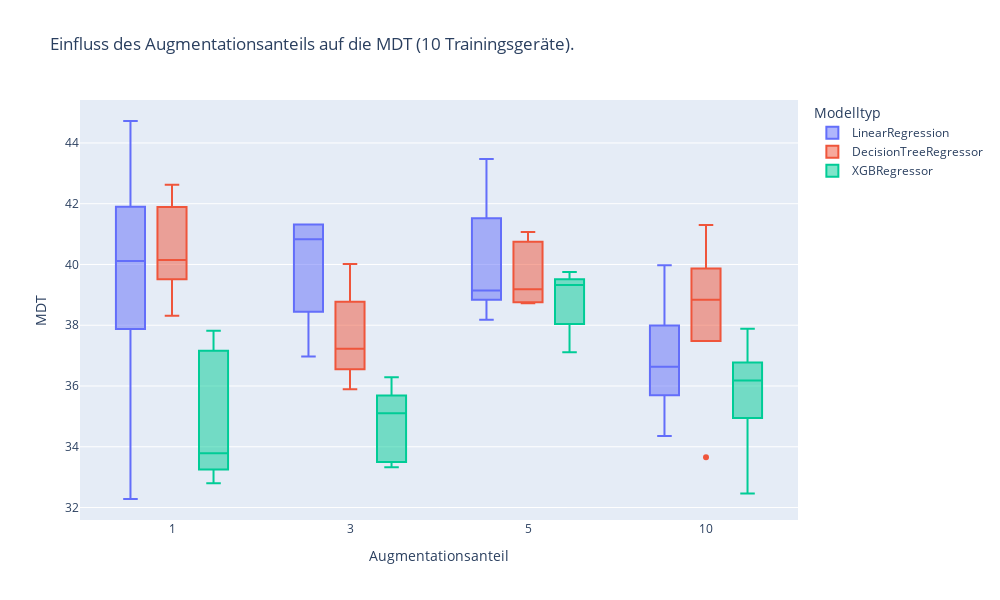
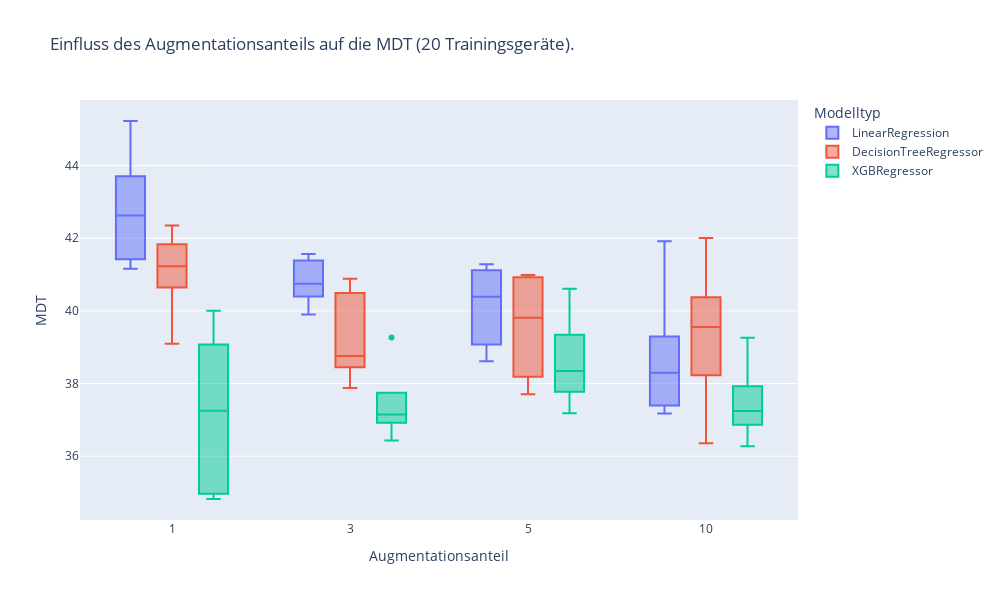
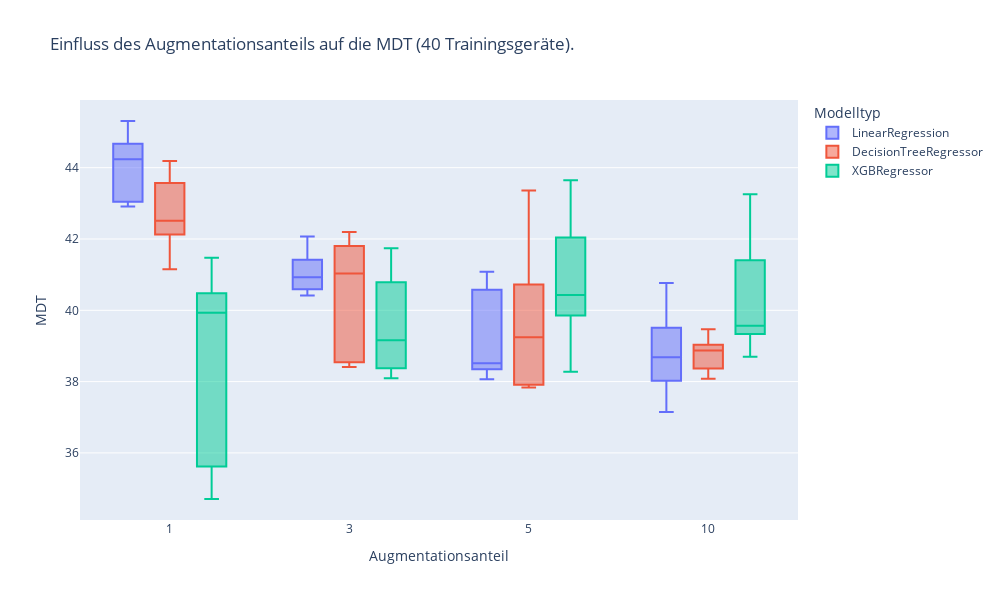
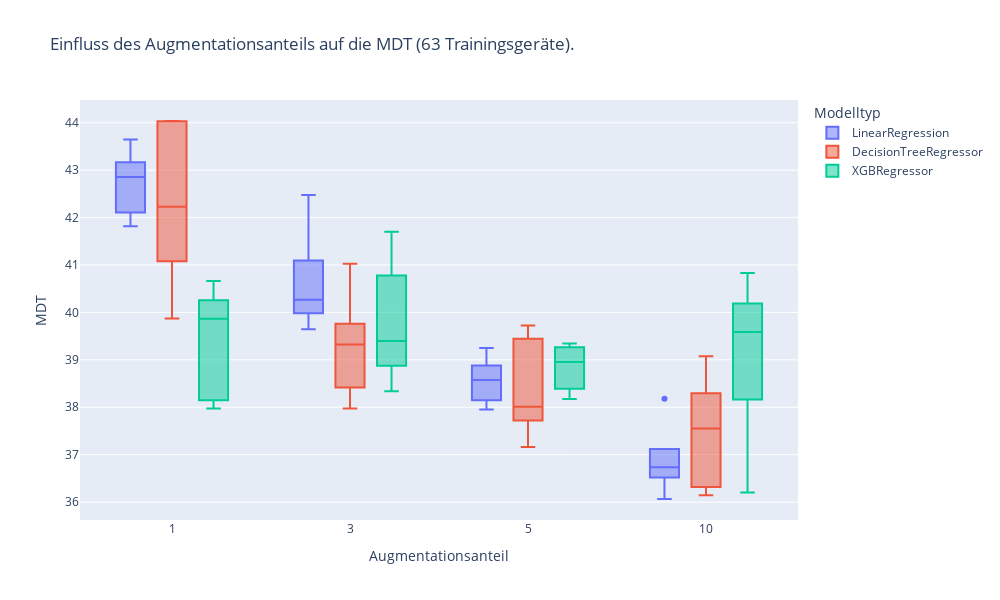

Notebook code for these charts, in order:
### Code cell
EXP_NAME = "reg_best_n_aug"
reg_exp_results = load_exp_results(EXP_NAME)
if reg_exp_results is not None:
    try:
        for n_dev, n_dev_group in reg_exp_results.groupby(by="params.n_dev"):
            n_dev_group["Augmentationsanteil"] = n_dev_group["params.n_aug"].astype(str)
            n_dev_group.sort_values(by="params.n_aug", inplace=True)
            print(n_dev)
            fig = px.box(
                n_dev_group,
                x="Augmentationsanteil",
                y="metrics.mdt",
                color="params.model_class",
                title=f"Einfluss des Augmentationsanteils auf die MDT ({n_dev} Trainingsgeräte).",
                width=1000,
                height=600,
            )
            fig.update_yaxes(title="MDT")
            fig.update_layout(legend_title="Modelltyp")
            fig.show()

            medians = {}
            for model_class, model_group in n_dev_group.groupby(
                by="params.model_class"
            ):
                medians[model_class] = {}
                for param_value, param_group in model_group.groupby(by=f"params.n_aug"):
                    medians[model_class][param_value] = param_group[
                        "metrics.mdt"
                    ].median()
            print(medians)
            medians_df = pd.DataFrame(medians).T
            pd.options.display.float_format = "{:.1f}".format
            print(medians_df)

    except ValueError:
        print(f"{EXP_NAME} does not seem to be finished.")
        raise

### Figure 1 — Plotly figure (JSON) as saved in the notebook; plotly's stock layout.template omitted (floating-point values rounded to 4 significant figures)
{"data": [{"alignmentgroup": "True", "hovertemplate": "params.model_class=LinearRegression<br>Augmentationsanteil=%{x}<br>metrics.mdt=%{y}<extra></extra>", "legendgroup": "LinearRegression", "marker": {"color": "#636efa"}, "name": "LinearRegression", "notched": false, "offsetgroup": "LinearRegression", "orientation": "v", "showlegend": true, "type": "box", "x": ["1", "1", "1", "1", "1", "3", "3", "3", "3", "3", "5", "5", "5", "5", "5", "10", "10", "10", "10", "10"], "x0": " ", "xaxis": "x", "y": [40.11, 40.96, 39.74, 32.28, 44.72, 41.31, 36.97, 38.94, 40.83, 41.31, 39.14, 43.47, 38.18, 39.06, 40.87, 36.15, 36.63, 37.33, 34.35, 39.97], "y0": " ", "yaxis": "y"}, {"alignmentgroup": "True", "hovertemplate": "params.model_class=DecisionTreeRegressor<br>Augmentationsanteil=%{x}<br>metrics.mdt=%{y}<extra></extra>", "legendgroup": "DecisionTreeRegressor", "marker": {"color": "#EF553B"}, "name": "DecisionTreeRegressor", "notched": false, "offsetgroup": "DecisionTreeRegressor", "orientation": "v", "showlegend": true, "type": "box", "x": ["1", "1", "1", "1", "1", "3", "3", "3", "3", "3", "5", "5", "5", "5", "5", "10", "10", "10", "10", "10"], "x0": " ", "xaxis": "x", "y": [41.64, 42.62, 39.91, 40.15, 38.31, 38.36, 36.77, 35.9, 40.01, 37.22, 38.77, 41.07, 40.64, 38.73, 39.19, 33.66, 38.83, 38.76, 41.3, 39.39], "y0": " ", "yaxis": "y"}, {"alignmentgroup": "True", "hovertemplate": "params.model_class=XGBRegressor<br>Augmentationsanteil=%{x}<br>metrics.mdt=%{y}<extra></extra>", "legendgroup": "XGBRegressor", "marker": {"color": "#00cc96"}, "name": "XGBRegressor", "notched": false, "offsetgroup": "XGBRegressor", "orientation": "v", "showlegend": true, "type": "box", "x": ["1", "1", "1", "1", "1", "3", "3", "3", "3", "3", "5", "5", "5", "5", "5", "10", "10", "10", "10", "10"], "x0": " ", "xaxis": "x", "y": [32.8, 33.78, 36.94, 33.4, 37.82, 33.56, 33.33, 35.1, 36.28, 35.49, 39.32, 39.44, 39.75, 37.11, 38.35, 36.18, 32.46, 36.4, 35.78, 37.88], "y0": " ", "yaxis": "y"}], "layout": {"boxmode": "group", "height": 600, "legend": {"title": {"text": "Modelltyp"}, "tracegroupgap": 0}, "title": {"text": "Einfluss des Augmentationsanteils auf die MDT (10 Trainingsgeräte)."}, "width": 1000, "xaxis": {"anchor": "y", "domain": [0, 1], "title": {"text": "Augmentationsanteil"}}, "yaxis": {"anchor": "x", "domain": [0, 1], "title": {"text": "MDT"}}}}

### Figure 2 — Plotly figure (JSON) as saved in the notebook; plotly's stock layout.template omitted (floating-point values rounded to 4 significant figures)
{"data": [{"alignmentgroup": "True", "hovertemplate": "params.model_class=LinearRegression<br>Augmentationsanteil=%{x}<br>metrics.mdt=%{y}<extra></extra>", "legendgroup": "LinearRegression", "marker": {"color": "#636efa"}, "name": "LinearRegression", "notched": false, "offsetgroup": "LinearRegression", "orientation": "v", "showlegend": true, "type": "box", "x": ["1", "1", "1", "1", "1", "3", "3", "3", "3", "3", "5", "5", "5", "5", "5", "10", "10", "10", "10", "10"], "x0": " ", "xaxis": "x", "y": [41.16, 41.51, 43.2, 45.23, 42.63, 41.33, 41.57, 40.75, 40.56, 39.9, 39.23, 41.06, 38.61, 40.39, 41.29, 37.17, 37.47, 41.92, 38.42, 38.3], "y0": " ", "yaxis": "y"}, {"alignmentgroup": "True", "hovertemplate": "params.model_class=DecisionTreeRegressor<br>Augmentationsanteil=%{x}<br>metrics.mdt=%{y}<extra></extra>", "legendgroup": "DecisionTreeRegressor", "marker": {"color": "#EF553B"}, "name": "DecisionTreeRegressor", "notched": false, "offsetgroup": "DecisionTreeRegressor", "orientation": "v", "showlegend": true, "type": "box", "x": ["1", "1", "1", "1", "1", "3", "3", "3", "3", "3", "5", "5", "5", "5", "5", "10", "10", "10", "10", "10"], "x0": " ", "xaxis": "x", "y": [42.35, 41.67, 41.23, 39.1, 41.16, 40.88, 38.76, 38.64, 37.88, 40.36, 40.99, 40.91, 38.35, 37.71, 39.81, 39.83, 39.56, 36.36, 42.01, 38.85], "y0": " ", "yaxis": "y"}, {"alignmentgroup": "True", "hovertemplate": "params.model_class=XGBRegressor<br>Augmentationsanteil=%{x}<br>metrics.mdt=%{y}<extra></extra>", "legendgroup": "XGBRegressor", "marker": {"color": "#00cc96"}, "name": "XGBRegressor", "notched": false, "offsetgroup": "XGBRegressor", "orientation": "v", "showlegend": true, "type": "box", "x": ["1", "1", "1", "1", "1", "3", "3", "3", "3", "3", "5", "5", "5", "5", "5", "10", "10", "10", "10", "10"], "x0": " ", "xaxis": "x", "y": [35.01, 37.25, 38.77, 34.82, 40.0, 37.14, 36.43, 39.27, 37.24, 37.08, 37.97, 37.18, 40.61, 38.34, 38.92, 37.24, 37.06, 39.26, 37.48, 36.27], "y0": " ", "yaxis": "y"}], "layout": {"boxmode": "group", "height": 600, "legend": {"title": {"text": "Modelltyp"}, "tracegroupgap": 0}, "title": {"text": "Einfluss des Augmentationsanteils auf die MDT (20 Trainingsgeräte)."}, "width": 1000, "xaxis": {"anchor": "y", "domain": [0, 1], "title": {"text": "Augmentationsanteil"}}, "yaxis": {"anchor": "x", "domain": [0, 1], "title": {"text": "MDT"}}}}

### Figure 3 — Plotly figure (JSON) as saved in the notebook; plotly's stock layout.template omitted (floating-point values rounded to 4 significant figures)
{"data": [{"alignmentgroup": "True", "hovertemplate": "params.model_class=LinearRegression<br>Augmentationsanteil=%{x}<br>metrics.mdt=%{y}<extra></extra>", "legendgroup": "LinearRegression", "marker": {"color": "#636efa"}, "name": "LinearRegression", "notched": false, "offsetgroup": "LinearRegression", "orientation": "v", "showlegend": true, "type": "box", "x": ["1", "1", "1", "1", "1", "3", "3", "3", "3", "3", "5", "5", "5", "5", "5", "10", "10", "10", "10", "10"], "x0": " ", "xaxis": "x", "y": [45.31, 44.46, 42.91, 43.09, 44.24, 42.07, 40.65, 41.2, 40.93, 40.42, 38.52, 38.44, 40.41, 38.07, 41.08, 38.32, 37.15, 38.68, 39.09, 40.76], "y0": " ", "yaxis": "y"}, {"alignmentgroup": "True", "hovertemplate": "params.model_class=DecisionTreeRegressor<br>Augmentationsanteil=%{x}<br>metrics.mdt=%{y}<extra></extra>", "legendgroup": "DecisionTreeRegressor", "marker": {"color": "#EF553B"}, "name": "DecisionTreeRegressor", "notched": false, "offsetgroup": "DecisionTreeRegressor", "orientation": "v", "showlegend": true, "type": "box", "x": ["1", "1", "1", "1", "1", "3", "3", "3", "3", "3", "5", "5", "5", "5", "5", "10", "10", "10", "10", "10"], "x0": " ", "xaxis": "x", "y": [41.15, 43.36, 44.19, 42.51, 42.45, 38.41, 38.59, 41.03, 42.2, 41.67, 39.24, 39.85, 37.94, 43.36, 37.84, 39.47, 38.88, 38.88, 38.08, 38.46], "y0": " ", "yaxis": "y"}, {"alignmentgroup": "True", "hovertemplate": "params.model_class=XGBRegressor<br>Augmentationsanteil=%{x}<br>metrics.mdt=%{y}<extra></extra>", "legendgroup": "XGBRegressor", "marker": {"color": "#00cc96"}, "name": "XGBRegressor", "notched": false, "offsetgroup": "XGBRegressor", "orientation": "v", "showlegend": true, "type": "box", "x": ["1", "1", "1", "1", "1", "3", "3", "3", "3", "3", "5", "5", "5", "5", "5", "10", "10", "10", "10", "10"], "x0": " ", "xaxis": "x", "y": [41.47, 39.93, 35.92, 40.14, 34.71, 41.74, 40.46, 38.47, 39.16, 38.1, 43.65, 40.38, 40.43, 41.51, 38.28, 38.7, 39.54, 39.57, 40.79, 43.25], "y0": " ", "yaxis": "y"}], "layout": {"boxmode": "group", "height": 600, "legend": {"title": {"text": "Modelltyp"}, "tracegroupgap": 0}, "title": {"text": "Einfluss des Augmentationsanteils auf die MDT (40 Trainingsgeräte)."}, "width": 1000, "xaxis": {"anchor": "y", "domain": [0, 1], "title": {"text": "Augmentationsanteil"}}, "yaxis": {"anchor": "x", "domain": [0, 1], "title": {"text": "MDT"}}}}

### Figure 4 — Plotly figure (JSON) as saved in the notebook; plotly's stock layout.template omitted (floating-point values rounded to 4 significant figures)
{"data": [{"alignmentgroup": "True", "hovertemplate": "params.model_class=LinearRegression<br>Augmentationsanteil=%{x}<br>metrics.mdt=%{y}<extra></extra>", "legendgroup": "LinearRegression", "marker": {"color": "#636efa"}, "name": "LinearRegression", "notched": false, "offsetgroup": "LinearRegression", "orientation": "v", "showlegend": true, "type": "box", "x": ["1", "1", "1", "1", "1", "3", "3", "3", "3", "3", "5", "5", "5", "5", "5", "10", "10", "10", "10", "10"], "x0": " ", "xaxis": "x", "y": [42.85, 41.82, 42.2, 43.65, 43.01, 40.64, 40.09, 40.27, 42.48, 39.64, 38.58, 39.25, 38.76, 38.21, 37.95, 36.77, 36.07, 36.73, 36.67, 38.18], "y0": " ", "yaxis": "y"}, {"alignmentgroup": "True", "hovertemplate": "params.model_class=DecisionTreeRegressor<br>Augmentationsanteil=%{x}<br>metrics.mdt=%{y}<extra></extra>", "legendgroup": "DecisionTreeRegressor", "marker": {"color": "#EF553B"}, "name": "DecisionTreeRegressor", "notched": false, "offsetgroup": "DecisionTreeRegressor", "orientation": "v", "showlegend": true, "type": "box", "x": ["1", "1", "1", "1", "1", "3", "3", "3", "3", "3", "5", "5", "5", "5", "5", "10", "10", "10", "10", "10"], "x0": " ", "xaxis": "x", "y": [44.04, 39.87, 41.48, 44.03, 42.23, 39.34, 41.03, 39.33, 37.97, 38.56, 39.35, 38.01, 37.16, 37.91, 39.72, 36.38, 38.04, 37.55, 39.07, 36.14], "y0": " ", "yaxis": "y"}, {"alignmentgroup": "True", "hovertemplate": "params.model_class=XGBRegressor<br>Augmentationsanteil=%{x}<br>metrics.mdt=%{y}<extra></extra>", "legendgroup": "XGBRegressor", "marker": {"color": "#00cc96"}, "name": "XGBRegressor", "notched": false, "offsetgroup": "XGBRegressor", "orientation": "v", "showlegend": true, "type": "box", "x": ["1", "1", "1", "1", "1", "3", "3", "3", "3", "3", "5", "5", "5", "5", "5", "10", "10", "10", "10", "10"], "x0": " ", "xaxis": "x", "y": [40.66, 37.97, 40.12, 38.21, 39.87, 38.34, 40.47, 39.4, 41.7, 39.06, 38.46, 39.35, 38.17, 38.95, 39.24, 39.97, 39.59, 36.2, 38.81, 40.83], "y0": " ", "yaxis": "y"}], "layout": {"boxmode": "group", "height": 600, "legend": {"title": {"text": "Modelltyp"}, "tracegroupgap": 0}, "title": {"text": "Einfluss des Augmentationsanteils auf die MDT (63 Trainingsgeräte)."}, "width": 1000, "xaxis": {"anchor": "y", "domain": [0, 1], "title": {"text": "Augmentationsanteil"}}, "yaxis": {"anchor": "x", "domain": [0, 1], "title": {"text": "MDT"}}}}
